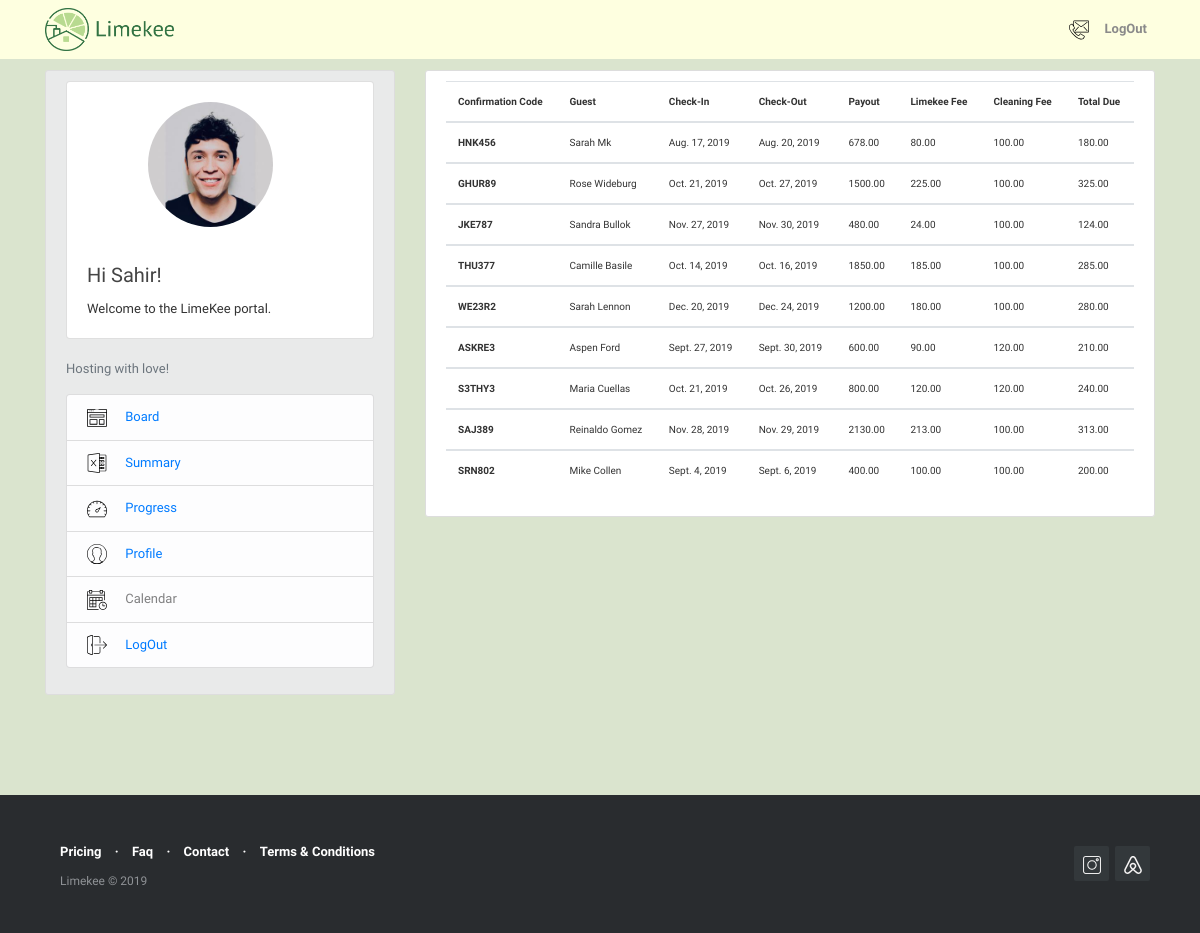
Before: /reservation/reservations_summary/ (signed in) with the older database file.
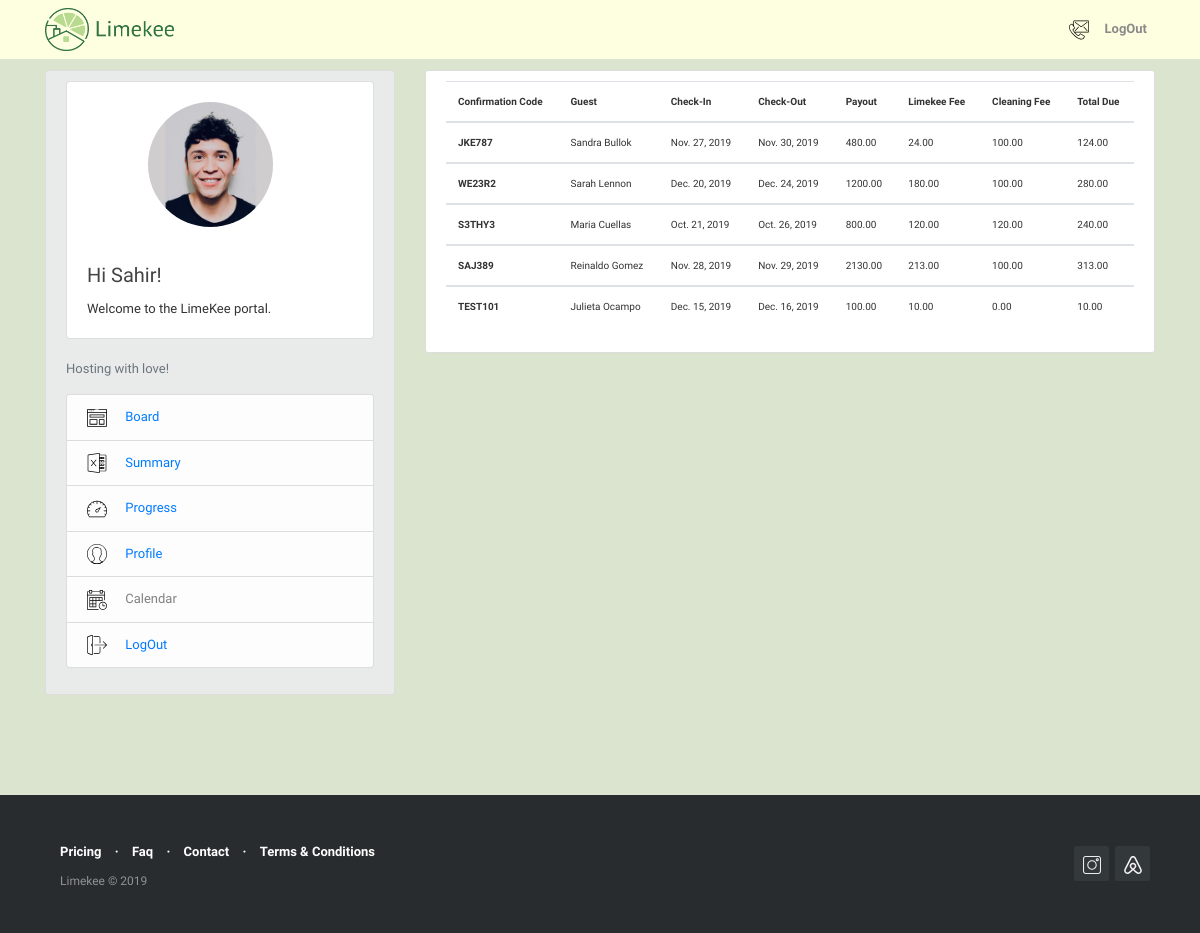
After: the same page with the newer database file.
### users/models.py (models this page shows, shortened)
class Profile(models.Model):
    user = models.OneToOneField(User, on_delete = models.CASCADE)
    first_name = models.CharField(max_length=30, blank=False)
    last_name = models.CharField(max_length=30, blank=False)
    phone_number = models.IntegerField(blank=True, null=True)
    image = models.ImageField (default = 'default.png', upload_to='profile_pics')

### reservations/models.py (models this page shows, shortened)
class Reservations(models.Model):
    confirmation_code = models.CharField(max_length=12, primary_key=True)
    host = models.ForeignKey(User, on_delete=models.CASCADE)
    guest = models.CharField(max_length=120)
    check_in = models.DateField(default=date.today)
    check_out = models.DateField(default=date.today)
    price = models.DecimalField(decimal_places=2, max_digits=1000)
    limekee_fee = models.DecimalField(decimal_places=2, max_digits=1000, blank=True, null=False, default=0)
    cleaning_fee = models.DecimalField (decimal_places=2, max_digits=1000, blank=True, null=False, default=0)
    total_due = models.DecimalField( decimal_places=2, max_digits=1000, default=0)
    notes = models.TextField(blank=True,null=False)
    paid = models.BooleanField(default=False)
    @property
    def total_due(self):
        return (self.limekee_fee + self.cleaning_fee)
    class Meta:
        permissions = [
            ("create_reservation", "Can create new reservation"),
        ]

### reservations/views.py (the view)
# urls.py: path('reservations_summary/', views.summary, name='reservations-summary'),
@login_required()
def summary (request):
    my_user_profile = User.objects.filter(username=request.user).first()
    context = {
        'reservations': Reservations.objects.filter(host=my_user_profile)
        }
    return render(request, 'reservations/reservations_summary.html', context )

### reservations/templates/reservations/reservations_summary.html
{% extends "blog/base.html" %}
{% block content %}
        <div class="col-md-14">
          <div class="content-section">
              <div class="table-responsive" style="font-size: 10px">
              <table class="table table-hover">
                  <thead>
                      <tr>
                          <th scope="col">Confirmation Code</th>
                          <th scope="col">Guest</th>
                          <th scope="col">Check-In</th>
                          <th scope="col">Check-Out</th>
                          <th scope="col">Payout</th>
                          <th scope="col">Limekee Fee</th>
                          <th scope="col">Cleaning Fee</th>
                          <th scope="col">Total Due</th>
                      </tr>
                  </thead>
                  {% for reservation in reservations %}
                  <tbody>
                      <tr>
                          <th scope="row">{{ reservation.confirmation_code }}</th>
                          <td>{{ reservation.guest }}</td>
                          <td>{{ reservation.check_in }}</td>
                          <td>{{ reservation.check_out }}</td>
                          <td>{{ reservation.price }}</td>
                          <td>{{ reservation.limekee_fee }}</td>
                          <td>{{ reservation.cleaning_fee }}</td>
                          <td>{{ reservation.total_due }}</td>
                     </tr>
                 </tbody>
                 {% endfor %}
             </table>
             </div>
           </div>
         </div>
{% endblock content %}

### blog/templates/blog/base.html (shortened to what this page needs)
{% load static %}
<!DOCTYPE html>
<html>
  <head>
    <link rel="stylesheet" href="https://maxcdn.bootstrapcdn.com/bootstrap/4.0.0/css/bootstrap.min.css">
    <link rel="stylesheet" type="text/css" href="{% static 'blog/main2.css' %}">
	<link rel="stylesheet" type="text/css" href="{% static 'blog/footer-distributed1.css' %}">
  </head>
   <body>
     <header class="site-header">
        <nav class="navbar navbar-expand-md navbar-light bg-steel fixed-top" >
         <div class="container" style="font-weight: bold;">
            <a class="navbar-brand mr-4" href="https://www.limekee.com">
                <img src="/media/limekee_logo.png" style="width:130px; height:43px; margin-top:5px; margin-bottom:5px;" title="Limekee" alt="Limekee Logo">
            </a>
            <div class="collapse navbar-collapse" id="navbarToggle">
            <div class="navbar-nav">
              {% if user.is_authenticated %}
                <a class="nav-item nav-link font-weight-bold" href="https://www.limekee.com/contact"><img src="/media/svg/contact.svg" style="width:20px; height:20px; " alt="Contact us"> </a>
                <a class="nav-item nav-link font-weight-bold" href="{% url 'logout' %}">LogOut</a>
              {% else %}
                <a class="nav-item nav-link font-weight-bold" href="{% url 'login' %}">Login </a>
                <a class="nav-item nav-link font-weight-bold" href="{% url 'register' %}"> Sign Up</a>
              {% endif %}
            </div>
          </div>
        </div>
      </nav>
  </header>
  <main role="main" class="container">
  <div class="row">
      <div class="col-md-4">
        <div class="content-section" style="background-color:#E9EAEA">
            <div class="card" >
                <br>
                <div style="text-align: center;">
                {% if user.is_authenticated %}
                  <img class="rounded-circle account-img" src="{{user.profile.image.url}}" alt="Author picture">
                {% else %}
                  <img src="/media/key1.svg" class="card-img-top" style="width:150px; height:150px; text-align: center" alt="Limekee">
                {% endif %}
                </div>
                <div class="card-body">
                    <h5 class="card-title">Hi {{ user.username }}!</h5>
                    <p class="card-text">Welcome to the LimeKee portal.</p>
                </div>
            </div>
            {% if user.is_authenticated %}
              <div class="media" >
                <div class="media-body" >
                    <br>
                    <p class='text-muted'>Hosting with love!
                      <ul class="list-group">
                        <li class="list-group-item list-group-item-light"><img src="/media/svg/004-browser.svg" style="width:20px; height:20px; margin-right: 15px" alt="icon"> <a href="{% url 'reservation-home' %}">     Board</a></li>
                        <li class="list-group-item list-group-item-light"><img src="/media/svg/007-excel.svg" style="width:20px; height:20px;margin-right: 15px " alt="icon"> <a href="{% url 'reservations-summary' %}">     Summary</a></li>
                        <li class="list-group-item list-group-item-light"><img src="/media/svg/005-dashboard.svg" style="width:20px; height:20px; margin-right: 15px" alt="icon"> <a href="{% url 'reservations-progress' %}">    Progress</a></li>
                        <li class="list-group-item list-group-item-light"><img src="/media/svg/002-man.svg" style="width:20px; height:20px;margin-right: 15px " alt="icon"> <a href="{% url 'profile' %}">    Profile</a></li>
                        <li class="list-group-item list-group-item-light"><img src="/media/svg/003-calendar.svg" style="width:20px; height:20px;margin-right: 15px " alt="icon">    Calendar</li>
                        <li class="list-group-item list-group-item-light"><img src="/media/svg/006-logout.svg" style="width:20px; height:20px; margin-right: 15px" alt="icon"> <a href="{% url 'logout' %}">    LogOut</a></li>
                      </ul>
                    </p>
                </div>
              </div>
             {% endif %}
        </div>
      </div>
        <div class="col-md-8">
          {% block content %}{% endblock %}
        </div>
    </div>
  </main>
       <footer class="footer-distributed" style="font-family:'Libre Franklin';">
    			<div class="footer-right">
    				<a href="https://www.instagram.com/limekee.ny/"><img src="/media/svg/instagram.svg" style="width:18px; height:18px; " alt="Instagram"></a>
    				<a href="https://www.airbnb.com/"><img src="/media/svg/airbnb.svg" style="width:18px; height:18px; " alt="Airbnb"></a>
    			</div>
    			<div class="footer-left">
    				<p class="footer-links">
    					<a href="https://www.limekee.com/#price-section" style="margin-right:10px; margin-left:10px" > Pricing</a>
    					·
    					<a href="https://www.limekee.com/faq" style="margin-right:10px; margin-left:10px">Faq</a>
    					·
    					<a href="https://www.limekee.com/contact" style="margin-right:10px; margin-left:10px"> Contact</a>
                        ·
    					<a href="https://www.limekee.com/terms-of-service" style="margin-right:10px; margin-left:10px"> Terms & Conditions</a>
    				</p>
    				<p style="margin-right:10px; margin-left:10px">Limekee &copy; 2019</p>
    			</div>
       </footer>
  </body>
</html>

### blog/static/blog/main2.css (style rules this page uses)
body { background: #dae4ce; color: #333333; margin-top: 5rem; }
h1, h2, h3, h4, h5, h6 { color: #444444; }
ul { margin: 0; }
.container { margin-top: -10px; margin-bottom: -10px; }
.bg-steel { background-color: #feffe0; }
.site-header .navbar-nav .nav-link { color: #8a8a8a; }
.nav-item { font: font-weight-bold; }
.content-section { background: #ffffff; padding: 10px 20px; border: 1px solid #dddddd; border-radius: 3px; margin-bottom: 30px; }
.account-img { height: 125px; width: 125px; margin-right: 20px; margin-bottom: 16px; }

### blog/static/blog/footer-distributed1.css (style rules this page uses)
.footer-distributed { background-color: #292c2f; box-shadow: 0 1px 1px 0 rgba(0, 0, 0, 0.12); box-sizing: border-box; width: 100%; text-align: left; font: normal 12px sans-serif; padding: 45px 50px; margin-top: 80px; }
.footer-distributed .footer-left p { color: #8f9296; font-size: 12px; margin: 0; }
.footer-distributed p.footer-links { font-size:13px; font-weight: bold; color: #ffffff; margin: 0 0 10px; padding: 0; }
.footer-distributed p.footer-links a { display:inline-block; line-height: 1.8; text-decoration: none; color: inherit; }
.footer-distributed .footer-right { float: right; margin-top: 6px; max-width: 180px; }
.footer-distributed .footer-right a { display: inline-block; width: 35px; height: 35px; background-color: #33383b; border-radius: 2px; font-size: 20px; color: #ffffff; text-align: center; line-height: 35px; margin-left: 3px; }

### blog/templates/blog/base.html (style rules this page uses)
body { font-family: 'Libre Franklin'; font-size: 13px; }

Changed rows visible on the page:
removed Reservations: confirmation_code "HNK456", guest "Sarah Mk", check_in "Aug. 17, 2019", check_out "Aug. 20, 2019", price "678.00", limekee_fee "80.00", cleaning_fee "100.00", total_due "180.00"
removed Reservations: confirmation_code "GHUR89", guest "Rose Wideburg", check_in "Oct. 21, 2019", check_out "Oct. 27, 2019", price "1500.00", limekee_fee "225.00", cleaning_fee "100.00", total_due "325.00"
removed Reservations: confirmation_code "THU377", guest "Camille Basile", check_in "Oct. 14, 2019", check_out "Oct. 16, 2019", price "1850.00", limekee_fee "185.00", cleaning_fee "100.00", total_due "285.00"
removed Reservations: confirmation_code "ASKRE3", guest "Aspen Ford", check_in "Sept. 27, 2019", check_out "Sept. 30, 2019", price "600.00", limekee_fee "90.00", cleaning_fee "120.00", total_due "210.00"
removed Reservations: confirmation_code "SRN802", guest "Mike Collen", check_in "Sept. 4, 2019", check_out "Sept. 6, 2019", price "400.00", limekee_fee "100.00", cleaning_fee "100.00", total_due "200.00"
added Reservations: confirmation_code "TEST101", guest "Julieta Ocampo", check_in "Dec. 15, 2019", check_out "Dec. 16, 2019", price "100.00", limekee_fee "10.00", cleaning_fee "0.00", total_due "10.00"
